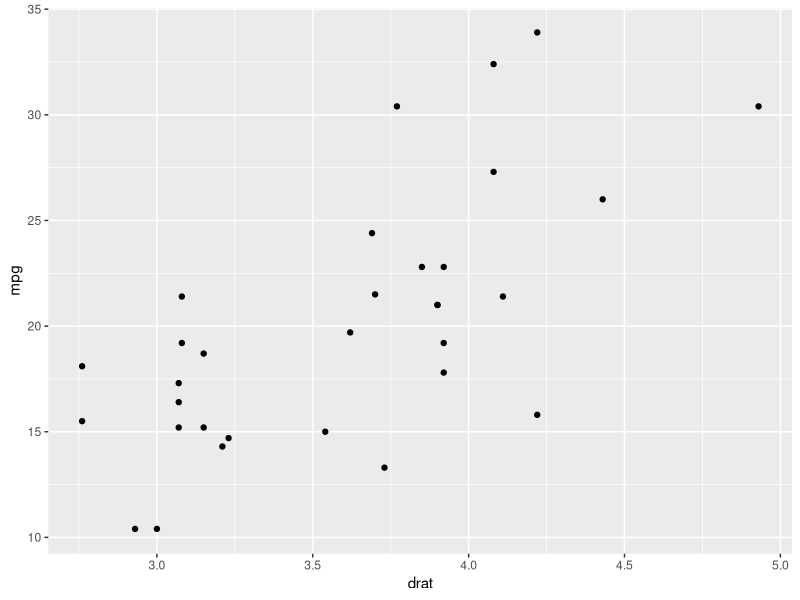
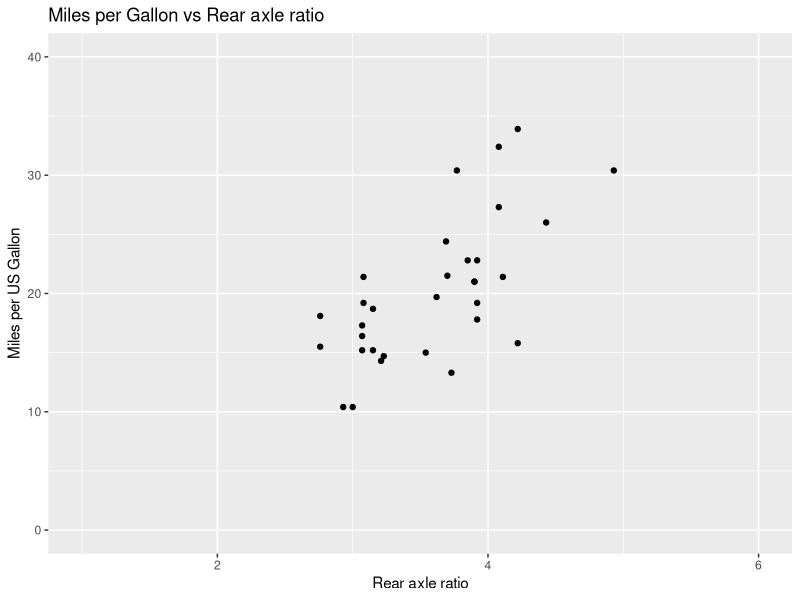
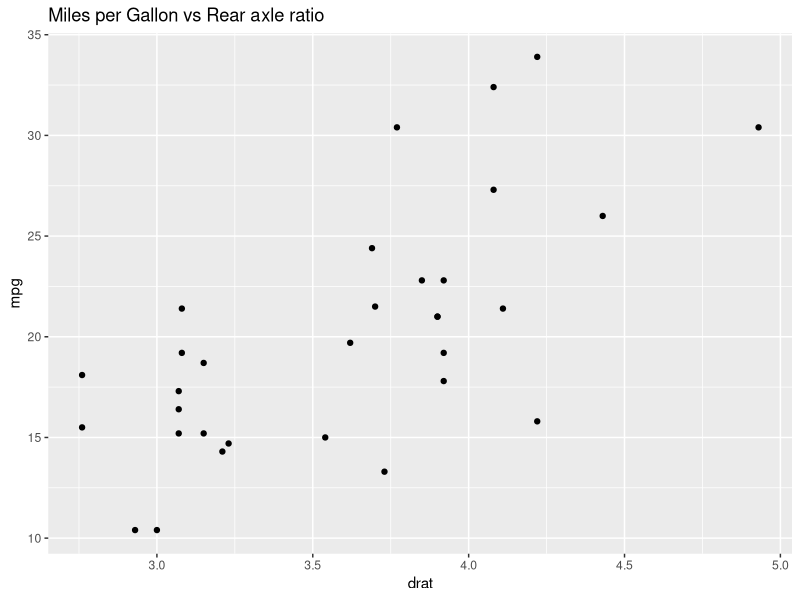
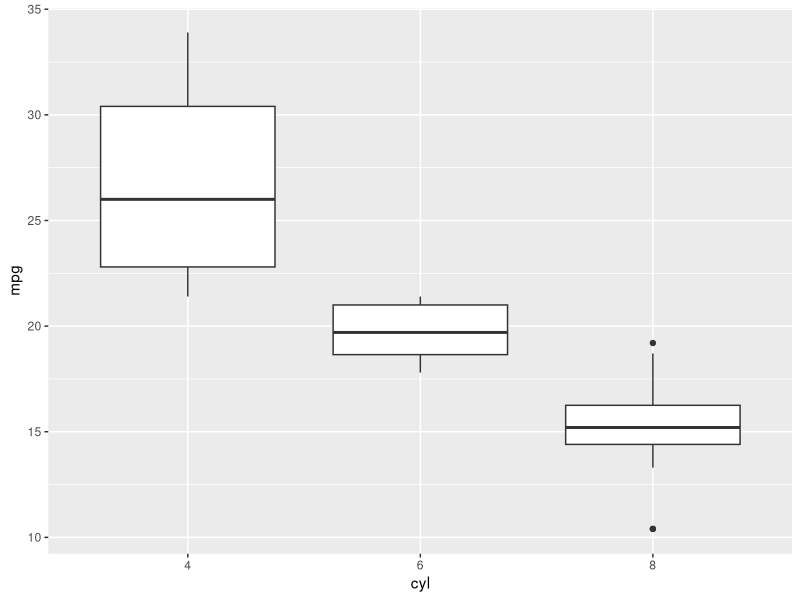
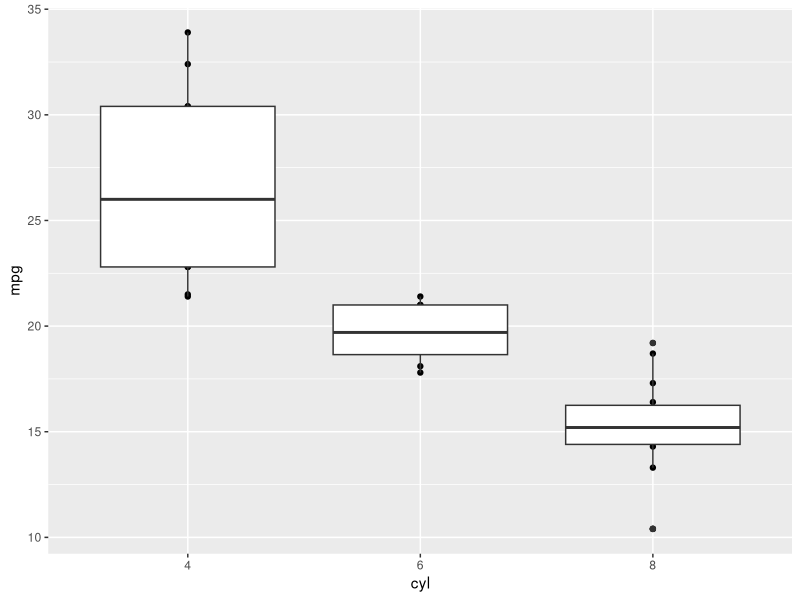
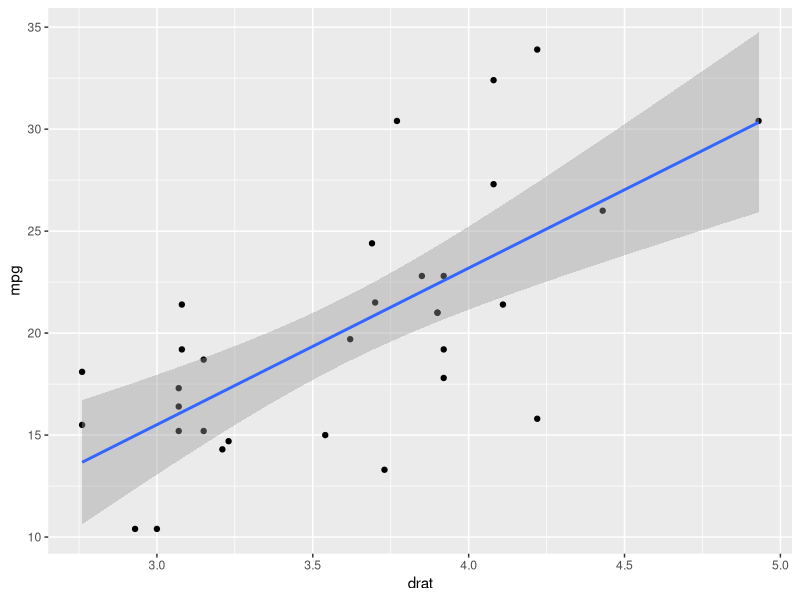
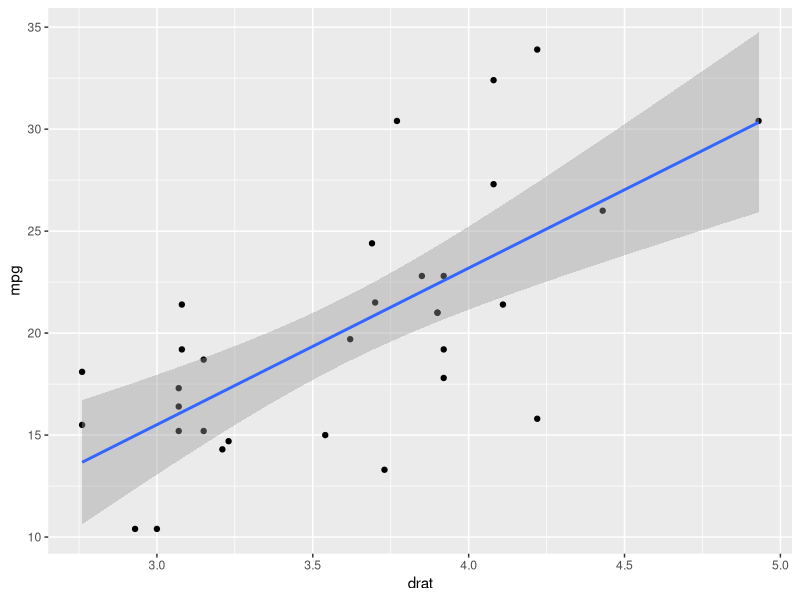
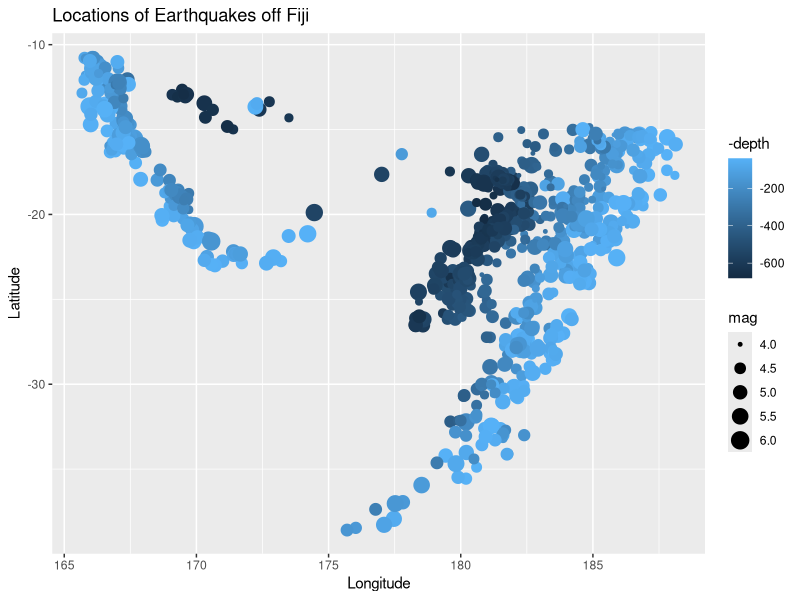

Write the R code that produced these figures, in order.
## ---- chunk 1
knitr::opts_chunk$set(echo = TRUE)
## ---- chunk 2
library(ggplot2)
##plot
qplot (x = drat, y = mpg, data = mtcars)
##plot Miles per Gallon vs Weight
qplot(x = drat, y = mpg, data = mtcars,
      main = "Miles per Gallon vs Rear axle ratio",
      xlab = "Rear axle ratio",
      ylab = "Miles per US Gallon",
      xlim = c(1, 6),
      ylim = c(0, 40))
# Create a basic plot from the mtcars data
basicCarPlot <- qplot(drat, mpg, data = mtcars)
# Modify the plot to include a title
basicCarPlot <- basicCarPlot + 
  ggtitle("Miles per Gallon vs Rear axle ratio")
# Now print the plot
basicCarPlot  

# Ensure cyl variable is of the right type by fixing in the data
mtcars$cyl <- factor(mtcars$cyl)
qplot(cyl, mpg, data = mtcars, geom = "boxplot")

# Plot Types
grep("^geom", objects("package:ggplot2"), value = TRUE)

qplot(cyl, mpg, data = mtcars) + geom_boxplot()

# Combining Plot Types

qplot(drat, mpg, data = mtcars) + geom_smooth(method = "lm")

qplot(drat, mpg, data = mtcars, geom= c("point", "smooth"), method = "lm")


## ---- chunk 3
# Aesthetics

qplot(x = long, y = lat, data = quakes, size = mag, col = -depth) +
  ggtitle("Locations of Earthquakes off Fiji") +
  xlab("Longitude") + ylab("Latitude")

